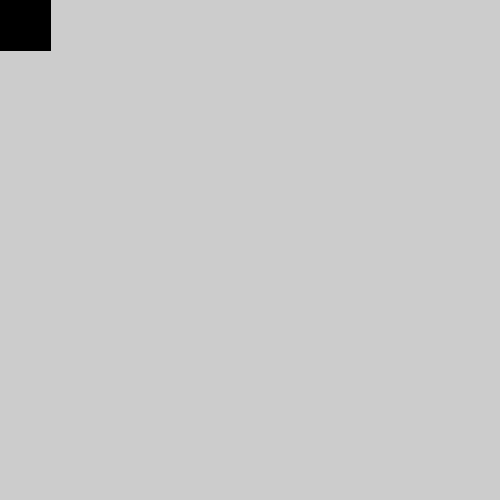
Frame 1 (no input)
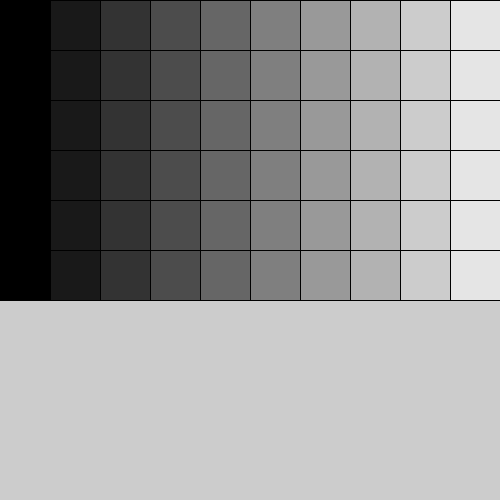
Frame 60 (the mouse pressed at the canvas centre just before this capture)
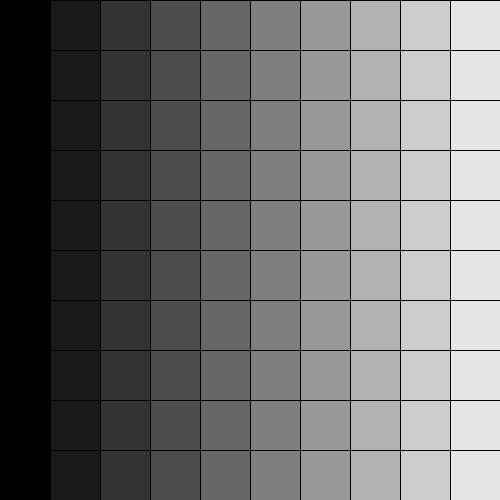
Frame 120 (the mouse held since frame 60 and released just before this capture)

The Processing sketch that drew these frames (run headless with seeded random() and noise(); from frame 60 on, the mouse is pressed at the canvas centre):

// Processing sketch: mapColor
// ── mapColor.pde
int rectWidth=50;
int positionX=0;
int positionY=0;
void setup() {
  size(500, 500);
}

void draw() {
  fill(map(positionX, 0, width, 0, 255));
  rect(positionX, positionY, rectWidth, rectWidth);
  positionX+=rectWidth;

  if (positionX>width-rectWidth) {
    positionX=0;
    positionY+=rectWidth;
  }
}
